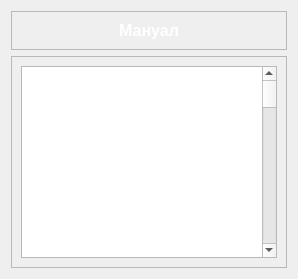
                <widget class="QWidget" name="page_about_antivirus">
                 <layout class="QVBoxLayout" name="verticalLayout_10">
                  <item alignment="Qt::AlignTop">
                   <widget class="QFrame" name="frame_11">
                    <property name="frameShape">
                     <enum>QFrame::StyledPanel</enum>
                    </property>
                    <property name="frameShadow">
                     <enum>QFrame::Raised</enum>
                    </property>
                    <layout class="QVBoxLayout" name="verticalLayout_11">
                     <item alignment="Qt::AlignTop">
                      <widget class="QLabel" name="label_5">
                       <property name="font">
                        <font>
                         <pointsize>12</pointsize>
                         <weight>75</weight>
                         <bold>true</bold>
                        </font>
                       </property>
                       <property name="styleSheet">
                        <string notr="true">color: rgb(255, 255, 255);</string>
                       </property>
                       <property name="text">
                        <string>Мануал</string>
                       </property>
                       <property name="alignment">
                        <set>Qt::AlignCenter</set>
                       </property>
                      </widget>
                     </item>
                    </layout>
                   </widget>
                  </item>
                  <item>
                   <widget class="QFrame" name="frame_12">
                    <property name="sizePolicy">
                     <sizepolicy hsizetype="Preferred" vsizetype="MinimumExpanding">
                      <horstretch>0</horstretch>
                      <verstretch>0</verstretch>
                     </sizepolicy>
                    </property>
                    <property name="frameShape">
                     <enum>QFrame::StyledPanel</enum>
                    </property>
                    <property name="frameShadow">
                     <enum>QFrame::Raised</enum>
                    </property>
                    <layout class="QVBoxLayout" name="verticalLayout_12">
                     <item>
                      <widget class="QTextEdit" name="textEdit_2">
                       <property name="font">
                        <font>
                         <weight>75</weight>
                         <bold>true</bold>
                        </font>
                       </property>
                       <property name="readOnly">
                        <bool>true</bool>
                       </property>
                       <property name="html">
                        <string>&lt;!DOCTYPE HTML PUBLIC &quot;-//W3C//DTD HTML 4.0//EN&quot; &quot;http://www.w3.org/TR/REC-html40/strict.dtd&quot;&gt;
&lt;html&gt;&lt;head&gt;&lt;meta name=&quot;qrichtext&quot; content=&quot;1&quot; /&gt;&lt;style type=&quot;text/css&quot;&gt;
p, li { white-space: pre-wrap; }
&lt;/style&gt;&lt;/head&gt;&lt;body style=&quot; font-family:'MS Shell Dlg 2'; font-size:8.25pt; font-weight:600; font-style:normal;&quot;&gt;
&lt;p style=&quot; margin-top:0px; margin-bottom:0px; margin-left:0px; margin-right:0px; -qt-block-indent:0; text-indent:0px;&quot;&gt;&lt;span style=&quot; font-family:'-apple-system,BlinkMacSystemFont,Segoe UI,Helvetica,Arial,sans-serif,Apple Color Emoji,Segoe UI Emoji'; font-size:12pt; color:#ffffff;&quot;&gt;Первый пакет – Antivirus package. В данном пакете находятся модули, для обеспечения следующего функционала:&lt;/span&gt;&lt;/p&gt;
&lt;p style=&quot;-qt-paragraph-type:empty; margin-top:0px; margin-bottom:0px; margin-left:0px; margin-right:0px; -qt-block-indent:0; text-indent:0px; font-family:'-apple-system,BlinkMacSystemFont,Segoe UI,Helvetica,Arial,sans-serif,Apple Color Emoji,Segoe UI Emoji'; font-size:12pt; color:#ffffff;&quot;&gt;&lt;br /&gt;&lt;/p&gt;
&lt;p style=&quot; margin-top:0px; margin-bottom:0px; margin-left:0px; margin-right:0px; -qt-block-indent:0; text-indent:0px;&quot;&gt;&lt;span style=&quot; font-family:'-apple-system,BlinkMacSystemFont,Segoe UI,Helvetica,Arial,sans-serif,Apple Color Emoji,Segoe UI Emoji'; font-size:12pt; color:#ffffff;&quot;&gt;Идентификация и аутентификация. Данный модуль предоставляет функционал для входа в Систему. Модуль содержит: аутентификацию. Должностное лицо, должно войти в систему при по-мощи логина и пароля. идентификацию. Систему сверяется с введёнными данными. Если введённые данные верны, то пользователю должностное лицо подтвердить вход по e-mail адресу. После успешной идентификации приходит письмо с кодом для входа в Систему. В дальнейшем планируется возможность получения кода по номеру телефона.&lt;/span&gt;&lt;/p&gt;
&lt;p style=&quot;-qt-paragraph-type:empty; margin-top:0px; margin-bottom:0px; margin-left:0px; margin-right:0px; -qt-block-indent:0; text-indent:0px; font-family:'-apple-system,BlinkMacSystemFont,Segoe UI,Helvetica,Arial,sans-serif,Apple Color Emoji,Segoe UI Emoji'; font-size:12pt; color:#ffffff;&quot;&gt;&lt;br /&gt;&lt;/p&gt;
&lt;p style=&quot; margin-top:0px; margin-bottom:0px; margin-left:0px; margin-right:0px; -qt-block-indent:0; text-indent:0px;&quot;&gt;&lt;span style=&quot; font-family:'-apple-system,BlinkMacSystemFont,Segoe UI,Helvetica,Arial,sans-serif,Apple Color Emoji,Segoe UI Emoji'; font-size:12pt; color:#ffffff;&quot;&gt;Отслеживание процессов. Данный модуль позволяет отслеживать процессы, для выявления вирус-ной активности и следить за системными ресурсами.&lt;/span&gt;&lt;/p&gt;
&lt;p style=&quot;-qt-paragraph-type:empty; margin-top:0px; margin-bottom:0px; margin-left:0px; margin-right:0px; -qt-block-indent:0; text-indent:0px; font-family:'-apple-system,BlinkMacSystemFont,Segoe UI,Helvetica,Arial,sans-serif,Apple Color Emoji,Segoe UI Emoji'; font-size:12pt; color:#ffffff;&quot;&gt;&lt;br /&gt;&lt;/p&gt;
&lt;p style=&quot; margin-top:0px; margin-bottom:0px; margin-left:0px; margin-right:0px; -qt-block-indent:0; text-indent:0px;&quot;&gt;&lt;span style=&quot; font-family:'-apple-system,BlinkMacSystemFont,Segoe UI,Helvetica,Arial,sans-serif,Apple Color Emoji,Segoe UI Emoji'; font-size:12pt; color:#ffffff;&quot;&gt;Проверка файла. В данный модуль можно загрузить файл и получить всю информацию о нём, а также узнать содержит ли этот файл вредоносный код. Во время разработки возможно добавление нового функционала или от-каз от ненужного.&lt;/span&gt;&lt;/p&gt;
&lt;p style=&quot;-qt-paragraph-type:empty; margin-top:0px; margin-bottom:0px; margin-left:0px; margin-right:0px; -qt-block-indent:0; text-indent:0px; font-family:'-apple-system,BlinkMacSystemFont,Segoe UI,Helvetica,Arial,sans-serif,Apple Color Emoji,Segoe UI Emoji'; font-size:12pt; color:#ffffff;&quot;&gt;&lt;br /&gt;&lt;/p&gt;
&lt;p style=&quot;-qt-paragraph-type:empty; margin-top:0px; margin-bottom:0px; margin-left:0px; margin-right:0px; -qt-block-indent:0; text-indent:0px; font-family:'-apple-system,BlinkMacSystemFont,Segoe UI,Helvetica,Arial,sans-serif,Apple Color Emoji,Segoe UI Emoji'; font-size:12pt; color:#ffffff;&quot;&gt;&lt;br /&gt;&lt;/p&gt;
&lt;p style=&quot; margin-top:0px; margin-bottom:0px; margin-left:0px; margin-right:0px; -qt-block-indent:0; text-indent:0px;&quot;&gt;&lt;span style=&quot; font-family:'-apple-system,BlinkMacSystemFont,Segoe UI,Helvetica,Arial,sans-serif,Apple Color Emoji,Segoe UI Emoji'; font-size:12pt; color:#ffffff;&quot;&gt;Сбор информации о системе. Данный модуль позволяет узнать более точную информацию об операционной системе на которой установлена Система.&lt;/span&gt;&lt;/p&gt;
&lt;p style=&quot;-qt-paragraph-type:empty; margin-top:0px; margin-bottom:0px; margin-left:0px; margin-right:0px; -qt-block-indent:0; text-indent:0px; font-family:'-apple-system,BlinkMacSystemFont,Segoe UI,Helvetica,Arial,sans-serif,Apple Color Emoji,Segoe UI Emoji'; font-size:12pt; color:#ffffff;&quot;&gt;&lt;br /&gt;&lt;/p&gt;
&lt;p style=&quot; margin-top:0px; margin-bottom:0px; margin-left:0px; margin-right:0px; -qt-block-indent:0; text-indent:0px;&quot;&gt;&lt;span style=&quot; font-family:'-apple-system,BlinkMacSystemFont,Segoe UI,Helvetica,Arial,sans-serif,Apple Color Emoji,Segoe UI Emoji'; font-size:12pt; color:#ffffff;&quot;&gt;Проверка USB.&lt;/span&gt;&lt;/p&gt;
&lt;p style=&quot;-qt-paragraph-type:empty; margin-top:0px; margin-bottom:0px; margin-left:0px; margin-right:0px; -qt-block-indent:0; text-indent:0px; font-family:'-apple-system,BlinkMacSystemFont,Segoe UI,Helvetica,Arial,sans-serif,Apple Color Emoji,Segoe UI Emoji'; font-size:12pt; color:#ffffff;&quot;&gt;&lt;br /&gt;&lt;/p&gt;
&lt;p style=&quot; margin-top:0px; margin-bottom:0px; margin-left:0px; margin-right:0px; -qt-block-indent:0; text-indent:0px;&quot;&gt;&lt;span style=&quot; font-family:'-apple-system,BlinkMacSystemFont,Segoe UI,Helvetica,Arial,sans-serif,Apple Color Emoji,Segoe UI Emoji'; font-size:12pt; color:#ffffff;&quot;&gt;Сканер портов. Данный модуль предоставляет функционал для поиска открытых портов IP-адреса, на котором располагается сервер. Сканирование портов может по-мочь определить потенциальные цели атаки, а также выяснить какие порты открыты, закрыты и используются операционной системой.&lt;/span&gt;&lt;/p&gt;
&lt;p style=&quot;-qt-paragraph-type:empty; margin-top:0px; margin-bottom:0px; margin-left:0px; margin-right:0px; -qt-block-indent:0; text-indent:0px; font-family:'-apple-system,BlinkMacSystemFont,Segoe UI,Helvetica,Arial,sans-serif,Apple Color Emoji,Segoe UI Emoji'; font-size:12pt; color:#ffffff;&quot;&gt;&lt;br /&gt;&lt;/p&gt;
&lt;p style=&quot; margin-top:0px; margin-bottom:0px; margin-left:0px; margin-right:0px; -qt-block-indent:0; text-indent:0px;&quot;&gt;&lt;span style=&quot; font-family:'-apple-system,BlinkMacSystemFont,Segoe UI,Helvetica,Arial,sans-serif,Apple Color Emoji,Segoe UI Emoji'; font-size:12pt; color:#ffffff;&quot;&gt;Блокирвока IP-адресов&lt;/span&gt;&lt;/p&gt;
&lt;p style=&quot;-qt-paragraph-type:empty; margin-top:0px; margin-bottom:0px; margin-left:0px; margin-right:0px; -qt-block-indent:0; text-indent:0px; font-family:'-apple-system,BlinkMacSystemFont,Segoe UI,Helvetica,Arial,sans-serif,Apple Color Emoji,Segoe UI Emoji'; font-size:12pt; color:#ffffff;&quot;&gt;&lt;br /&gt;&lt;/p&gt;
&lt;p style=&quot;-qt-paragraph-type:empty; margin-top:0px; margin-bottom:0px; margin-left:0px; margin-right:0px; -qt-block-indent:0; text-indent:0px; font-family:'-apple-system,BlinkMacSystemFont,Segoe UI,Helvetica,Arial,sans-serif,Apple Color Emoji,Segoe UI Emoji'; font-size:8pt; color:#c9d1d9;&quot;&gt;&lt;br /&gt;&lt;/p&gt;
&lt;p style=&quot;-qt-paragraph-type:empty; margin-top:0px; margin-bottom:0px; margin-left:0px; margin-right:0px; -qt-block-indent:0; text-indent:0px; font-family:'-apple-system,BlinkMacSystemFont,Segoe UI,Helvetica,Arial,sans-serif,Apple Color Emoji,Segoe UI Emoji'; font-size:8pt; color:#c9d1d9;&quot;&gt;&lt;br /&gt;&lt;/p&gt;
&lt;p style=&quot;-qt-paragraph-type:empty; margin-top:0px; margin-bottom:0px; margin-left:0px; margin-right:0px; -qt-block-indent:0; text-indent:0px; font-family:'-apple-system,BlinkMacSystemFont,Segoe UI,Helvetica,Arial,sans-serif,Apple Color Emoji,Segoe UI Emoji'; font-size:8pt; color:#c9d1d9;&quot;&gt;&lt;br /&gt;&lt;/p&gt;
&lt;p style=&quot;-qt-paragraph-type:empty; margin-top:0px; margin-bottom:0px; margin-left:0px; margin-right:0px; -qt-block-indent:0; text-indent:0px; font-family:'-apple-system,BlinkMacSystemFont,Segoe UI,Helvetica,Arial,sans-serif,Apple Color Emoji,Segoe UI Emoji'; font-size:8pt; color:#c9d1d9;&quot;&gt;&lt;br /&gt;&lt;/p&gt;
&lt;p style=&quot;-qt-paragraph-type:empty; margin-top:0px; margin-bottom:0px; margin-left:0px; margin-right:0px; -qt-block-indent:0; text-indent:0px; font-family:'-apple-system,BlinkMacSystemFont,Segoe UI,Helvetica,Arial,sans-serif,Apple Color Emoji,Segoe UI Emoji'; font-size:8pt; color:#c9d1d9;&quot;&gt;&lt;br /&gt;&lt;/p&gt;&lt;/body&gt;&lt;/html&gt;</string>
                       </property>
                      </widget>
                     </item>
                    </layout>
                   </widget>
                  </item>
                 </layout>
                </widget>
